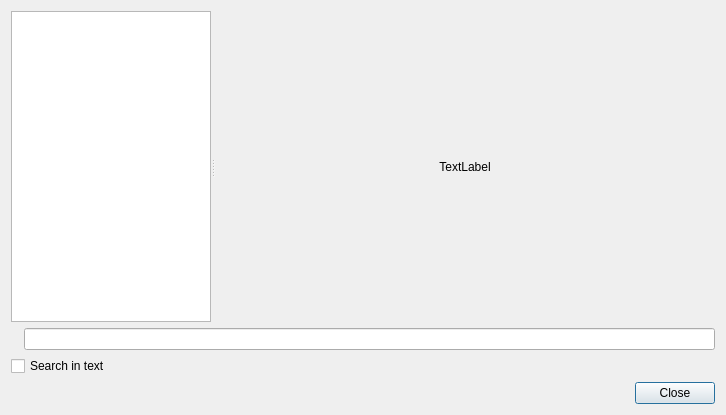
<?xml version="1.0" encoding="UTF-8"?>
<ui version="4.0">
 <class>NoteManagerDlg</class>
 <widget class="QDialog" name="NoteManagerDlg">
  <property name="geometry">
   <rect>
    <x>0</x>
    <y>0</y>
    <width>722</width>
    <height>415</height>
   </rect>
  </property>
  <property name="windowIcon">
   <iconset resource="main.qrc">
    <normaloff>:/icons/trayicon</normaloff>:/icons/trayicon</iconset>
  </property>
  <layout class="QVBoxLayout" name="verticalLayout">
   <item>
    <widget class="QSplitter" name="splitter">
     <property name="orientation">
      <enum>Qt::Horizontal</enum>
     </property>
     <widget class="QtNote::NoteManagerView" name="notesTree">
      <property name="sizePolicy">
       <sizepolicy hsizetype="Fixed" vsizetype="MinimumExpanding">
        <horstretch>0</horstretch>
        <verstretch>0</verstretch>
       </sizepolicy>
      </property>
      <property name="minimumSize">
       <size>
        <width>200</width>
        <height>0</height>
       </size>
      </property>
      <property name="dragEnabled">
       <bool>true</bool>
      </property>
      <property name="dragDropMode">
       <enum>QAbstractItemView::DragDrop</enum>
      </property>
      <property name="defaultDropAction">
       <enum>Qt::CopyAction</enum>
      </property>
      <property name="selectionMode">
       <enum>QAbstractItemView::ExtendedSelection</enum>
      </property>
      <property name="sortingEnabled">
       <bool>true</bool>
      </property>
      <attribute name="headerVisible">
       <bool>false</bool>
      </attribute>
     </widget>
     <widget class="QLabel" name="label_2">
      <property name="minimumSize">
       <size>
        <width>500</width>
        <height>0</height>
       </size>
      </property>
      <property name="text">
       <string>TextLabel</string>
      </property>
      <property name="alignment">
       <set>Qt::AlignCenter</set>
      </property>
     </widget>
    </widget>
   </item>
   <item>
    <layout class="QHBoxLayout" name="horizontalLayout_2">
     <item>
      <widget class="QLabel" name="label">
       <property name="pixmap">
        <pixmap resource="main.qrc">:/icons/find</pixmap>
       </property>
      </widget>
     </item>
     <item>
      <widget class="QLineEdit" name="leFilter"/>
     </item>
    </layout>
   </item>
   <item>
    <widget class="QCheckBox" name="ckSearchInText">
     <property name="text">
      <string>Search in text</string>
     </property>
    </widget>
   </item>
   <item>
    <layout class="QHBoxLayout" name="horizontalLayout">
     <item>
      <spacer name="horizontalSpacer">
       <property name="orientation">
        <enum>Qt::Horizontal</enum>
       </property>
       <property name="sizeHint" stdset="0">
        <size>
         <width>40</width>
         <height>20</height>
        </size>
       </property>
      </spacer>
     </item>
     <item>
      <widget class="QPushButton" name="closeBtn">
       <property name="text">
        <string>Close</string>
       </property>
      </widget>
     </item>
    </layout>
   </item>
  </layout>
 </widget>
 <customwidgets>
  <customwidget>
   <class>QtNote::NoteManagerView</class>
   <extends>QTreeView</extends>
   <header>notemanagerview.h</header>
  </customwidget>
 </customwidgets>
 <resources>
  <include location="main.qrc"/>
 </resources>
 <connections>
  <connection>
   <sender>closeBtn</sender>
   <signal>clicked()</signal>
   <receiver>NoteManagerDlg</receiver>
   <slot>accept()</slot>
   <hints>
    <hint type="sourcelabel">
     <x>345</x>
     <y>276</y>
    </hint>
    <hint type="destinationlabel">
     <x>285</x>
     <y>272</y>
    </hint>
   </hints>
  </connection>
 </connections>
</ui>
